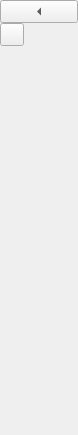
<?xml version="1.0" encoding="UTF-8"?>
<ui version="4.0">
 <class>PointTools</class>
 <widget class="QWidget" name="PointTools">
  <property name="geometry">
   <rect>
    <x>0</x>
    <y>0</y>
    <width>78</width>
    <height>435</height>
   </rect>
  </property>
  <property name="windowTitle">
   <string>Form</string>
  </property>
  <layout class="QHBoxLayout" name="horizontalLayout">
   <property name="spacing">
    <number>0</number>
   </property>
   <property name="sizeConstraint">
    <enum>QLayout::SetNoConstraint</enum>
   </property>
   <property name="margin">
    <number>0</number>
   </property>
   <item>
    <layout class="QGridLayout" name="grid">
     <property name="margin">
      <number>0</number>
     </property>
     <property name="spacing">
      <number>0</number>
     </property>
     <item row="1" column="0">
      <widget class="QToolButton" name="Point1P"/>
     </item>
     <item row="2" column="0">
      <spacer name="verticalSpacer">
       <property name="orientation">
        <enum>Qt::Vertical</enum>
       </property>
       <property name="sizeHint" stdset="0">
        <size>
         <width>20</width>
         <height>40</height>
        </size>
       </property>
      </spacer>
     </item>
     <item row="1" column="1">
      <spacer name="horizontalSpacer">
       <property name="orientation">
        <enum>Qt::Horizontal</enum>
       </property>
       <property name="sizeHint" stdset="0">
        <size>
         <width>40</width>
         <height>20</height>
        </size>
       </property>
      </spacer>
     </item>
     <item row="0" column="0" colspan="2">
      <widget class="QToolButton" name="MainMenu">
       <property name="sizePolicy">
        <sizepolicy hsizetype="Expanding" vsizetype="Fixed">
         <horstretch>0</horstretch>
         <verstretch>0</verstretch>
        </sizepolicy>
       </property>
       <property name="arrowType">
        <enum>Qt::LeftArrow</enum>
       </property>
      </widget>
     </item>
    </layout>
   </item>
  </layout>
 </widget>
 <resources/>
 <connections/>
</ui>
